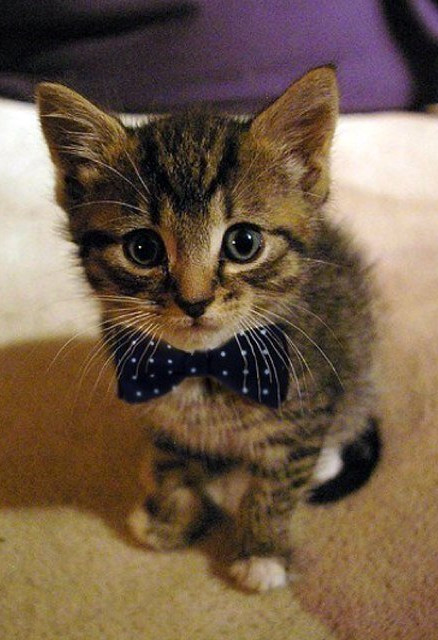
//> input picture data/kitten.jpg, 438 x 640 px
$ ./improc   (built with g++ and OpenCV 4)
//> lines starting //> are read from the running program, lines starting //| are printed output that depends on the picture
#include <opencv2/opencv.hpp>

#include <iostream>

using namespace std;
using namespace cv;

const int kEscapeKey = 27;
const char* kOptions =
    "{ i image        | ../data/kitten.jpg | image to process          }"
    "{ o output       |                     | save path                 }"
    "{ h ? help usage |                     | print help message        }";

const char* kAbout = "This is image processing sample application.\n";

// [58 lines left out: functions CorrectGamma, Inverse, hist, not called in this run]

int main(int argc, const char** argv) {
  CommandLineParser parser(argc, argv, kOptions);
  parser.about(kAbout);

  if (parser.has("help")) {
    parser.printMessage();
    return 0;
  }

  String image_path = parser.get<String>("image");
  bool has_output = parser.has("output");
  String output_path = parser.get<String>("output");

  if (!parser.check()) {
    parser.printErrors();
    return 0;
  }

  Mat image;
  image = imread(image_path, CV_LOAD_IMAGE_COLOR);
//> image is the input picture: 640 rows x 438 cols, CV_8UC3; mean B, G, R 72.3, 92.1, 113.2

  if (!image.data) {
    cout << "No image data for: " << image_path << endl;
    return 0;
  }

  Mat out_image;

  cvtColor(image, image, CV_BGR2GRAY);
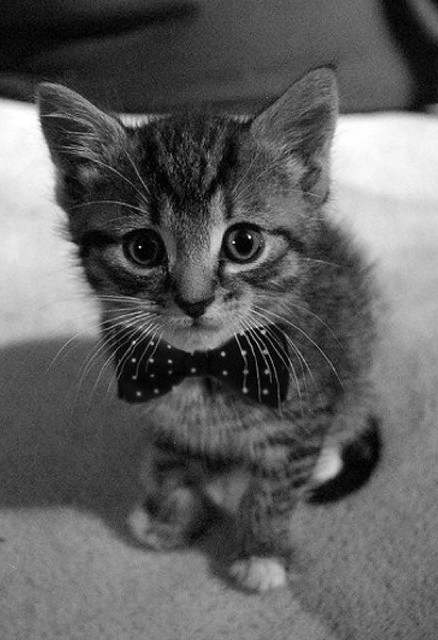
//> image: 640 rows x 438 cols, CV_8UC1; min 0, max 255, mean 96.1
  out_image = image.clone();

  if (has_output)
    imwrite(output_path, out_image);

  namedWindow(image_path, CV_WINDOW_AUTOSIZE);
  moveWindow(image_path, 80, 0);
  namedWindow("Out image", CV_WINDOW_AUTOSIZE);
  moveWindow("Out image", 80 + image.cols, 0);


  // [81 lines of commented-out code are left out]

  morphologyEx(image, out_image, MORPH_GRADIENT, Mat());
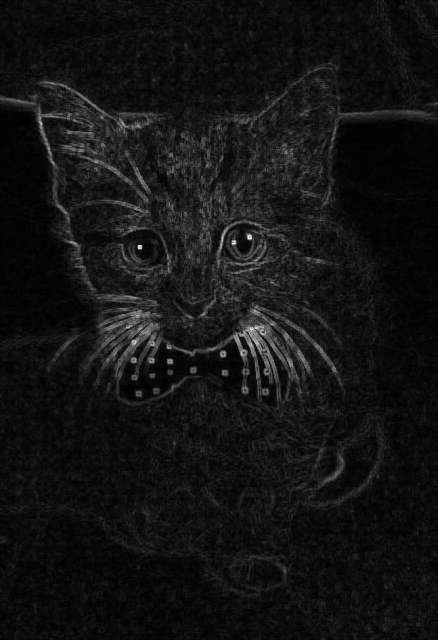
//> out_image: 640 rows x 438 cols, CV_8UC1; min 0, max 243, mean 19.5
  imshow(image_path, image);
  imshow("Out image", out_image);

  waitKey(0);

  return 0;
}
